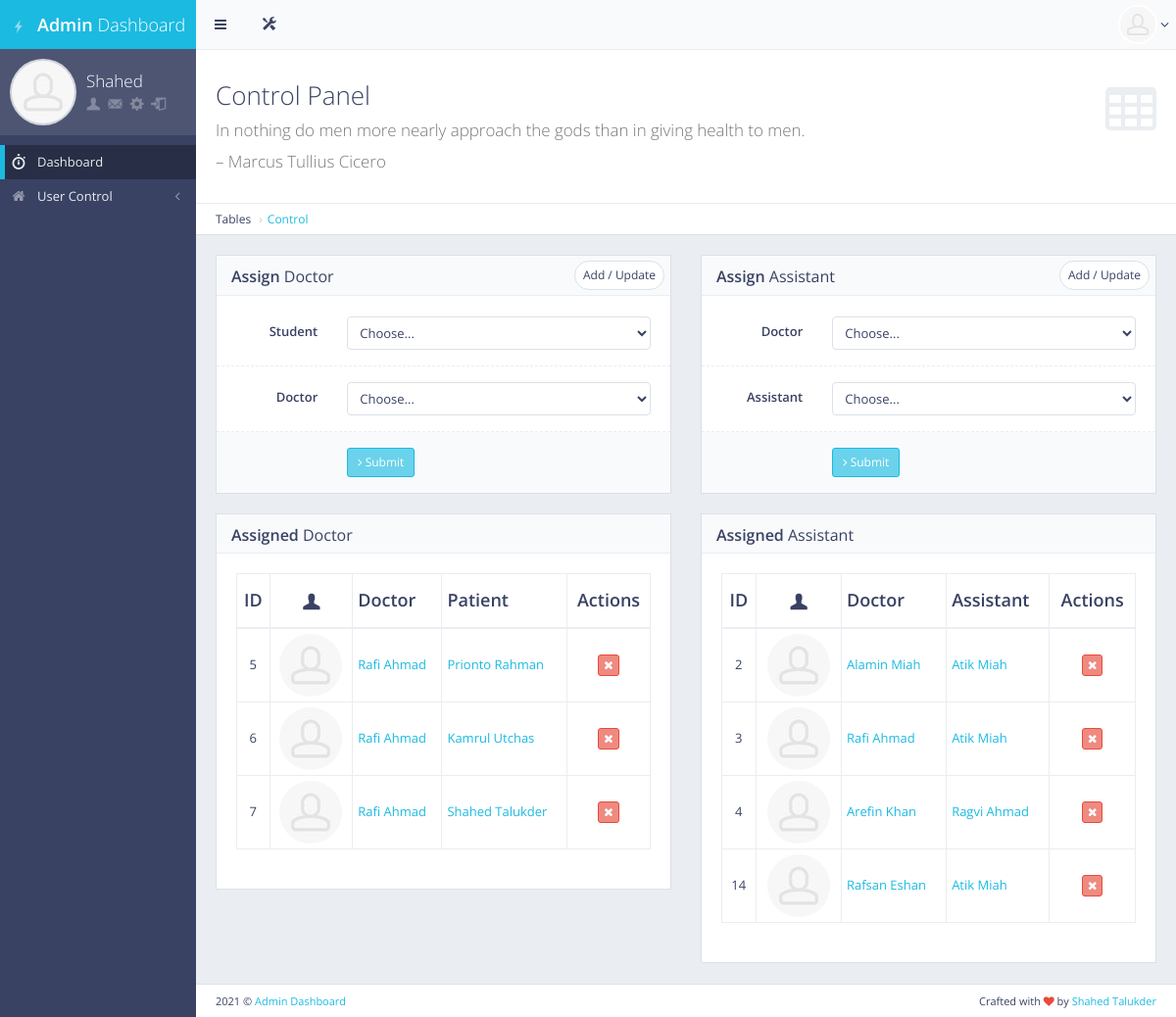
/control_info/ (signed in), run on an earlier commit of the app's database.
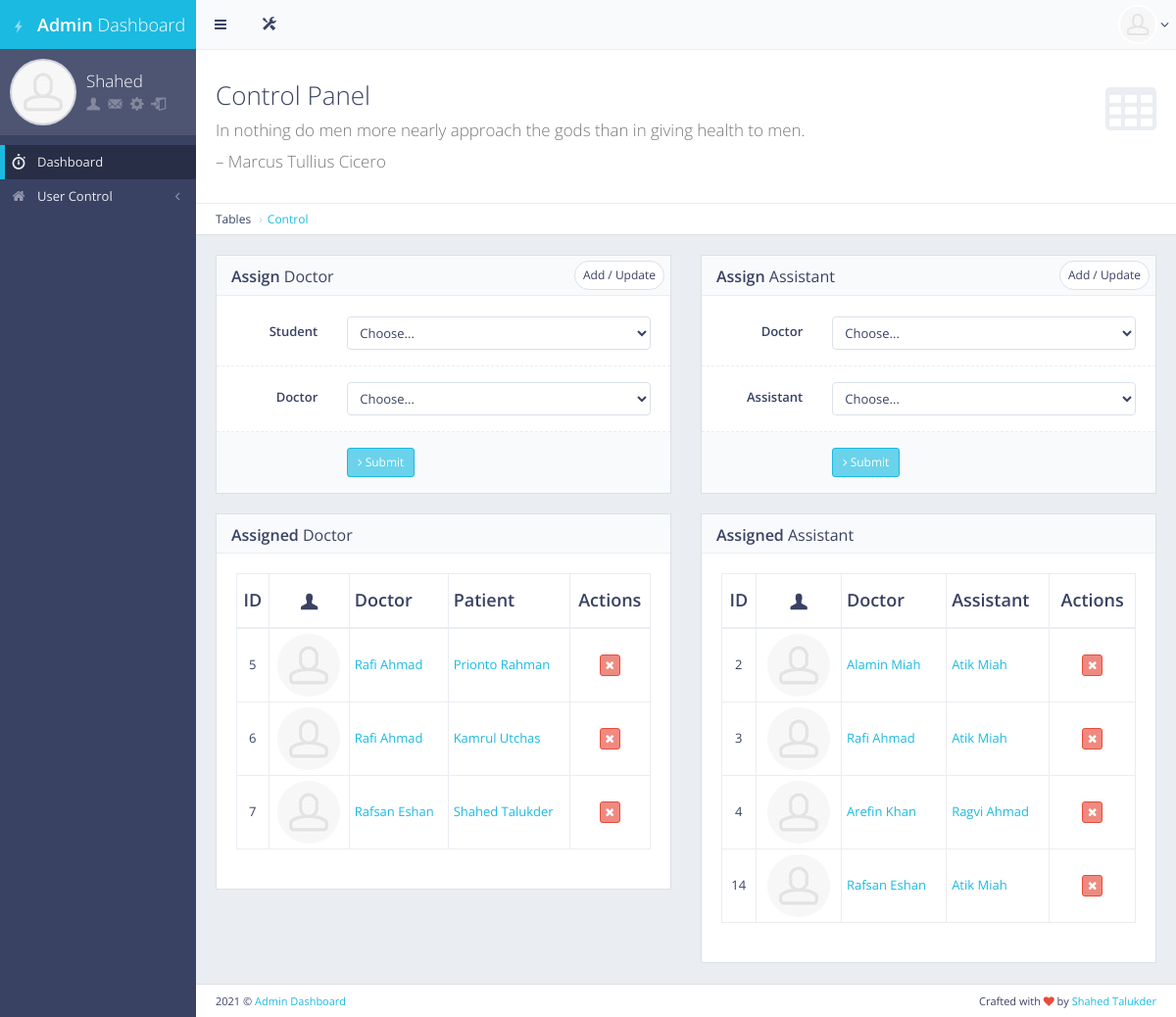
And on a later commit of the database.
### main/models.py (models this page shows, shortened)
class AssignedDoctor(models.Model):
    patient = models.OneToOneField(Student, on_delete=models.CASCADE, primary_key=True)
    doctor = models.ForeignKey(Doctor, on_delete=models.CASCADE, blank=True, null=True, related_name="doctor")
    class Meta:
        db_table = "assigned_doctor"

class Doctor(models.Model):
    employee_id = models.CharField(max_length=120, blank=True, null=True, unique=True)
    user = models.OneToOneField(User, on_delete=models.CASCADE, primary_key=True, related_name="doctor")
    full_name = models.CharField(max_length=200,blank=True, null=True)
    address = models.CharField(max_length=300, blank=True, null=True)
    age = models.CharField(max_length=3, blank=True, null=True)
    phone_no = models.CharField(max_length=100, blank=True, null=True)
    class Meta:
        db_table = "doctor_info"

class Student(models.Model):
    student_id = models.CharField(max_length=120,blank=True, null=True, unique=True)
    user = models.OneToOneField(User, on_delete=models.CASCADE, primary_key=True, related_name="student")
    full_name = models.CharField(max_length=200, blank=True, null=True)
    address = models.CharField(max_length=200, blank=True, null=True)
    age = models.CharField(max_length=200, blank=True, null=True)
    phone_no = models.CharField(max_length=200, blank=True, null=True)
    released = models.BooleanField(default=False)
    on_road = models.BooleanField(default=False)
    class Meta:
        db_table = 'student_info'

class User(AbstractUser):
    is_doctor = models.BooleanField(default=False)
    is_student = models.BooleanField(default=False)
    is_moderator = models.BooleanField(default=False)
    is_assistant = models.BooleanField(default=False)
    is_driver = models.BooleanField(default=False)

### main/views.py (the view, shortened to what this page needs)
# urls.py: path('control_info/',views.control_info, name="control_info"),
def control_info(request):
    if request.user.is_authenticated and request.user.is_superuser:
        doc = Doctor.objects.all()
        pat = Student.objects.all()
        assis = Assistant.objects.all()
        newdoc = AssignedDoctor.objects.all()
        newass = AssignAssistant.objects.all()
        context = {"title":"Control Info","doc":doc,"pat":pat,"assis":assis,"newdoc":newdoc,"newass":newass}
        return render(request, 'control_info.html',context)
    else:
        return redirect('/')

### main/templates/control_info.html (shortened to what the changed rows need)
{%extends 'base.html'%}
{%load static%}
{%block main_content%}
<div id="page-content">
    <div class="content-header">
        <div class="header-section">
            <h1>
                <i class="fa fa-table"></i>Control Panel<br><small>In nothing do men more nearly approach the gods than in giving health to men.</small><br/><small>– Marcus Tullius Cicero</small>
            </h1>
        </div>
    </div>
    <div class="row">
        <div class="col-md-6">
            <div class="block">
                <div class="block-title">
                    <h2><strong>Assign</strong> Doctor</h2>
                </div>
            </div>
        </div>
        <div class="col-md-6">
            <div class="block">
                <div class="block-title">
                    <h2><strong>Assign</strong> Assistant</h2>
                </div>
            </div>
        </div>
    </div>
    <div class="row">
        <div class="col-md-6">
            <div class="block full">
                <div class="block-title">
                    <h2><strong>Assigned</strong> Doctor</h2>
                </div>
                <div class="table-responsive">
                    <table id="example-datatable" class="table table-vcenter table-condensed table-bordered">
                        <thead>
                            <tr>
                                <th class="text-center">ID</th>
                                <th class="text-center"><i class="gi gi-user"></i></th>
                                <th>Doctor</th>
                                <th>Patient</th>
                                <th class="text-center">Actions</th>
                            </tr>
                        </thead>
                        <tbody>
                            {%for i in newdoc%}
                            <tr>
                                <td class="text-center">{{i.patient.user.id}}</td>
                                <td class="text-center"><img src="{%static 'front/'%}img/placeholders/avatars/avatar15.jpg" alt="avatar" class="img-circle"></td>
                                <td><a href="javascript:void(0)">{{i.doctor.full_name | title}}</a></td>
                                <td><a href="javascript:void(0)">{{i.patient.full_name | title}}</a></td>
                                <td class="text-center">
                                    <div class="btn-group">
                                        <a href="{% url 'delete_assigned_doctor' id=i.pk %}" data-toggle="tooltip" title="Delete" class="btn btn-xs btn-danger"><i class="fa fa-times"></i></a>
                                    </div>
                                </td>
                            </tr>
                            {%endfor%}
                        </tbody>
                    </table>
                </div>
            </div>
        </div>
        <div class="col-md-6">
            <div class="block full">
                <div class="block-title">
                    <h2><strong>Assigned</strong> Assistant</h2>
                </div>
                <div class="table-responsive">
                    <table id="example-datatable" class="table table-vcenter table-condensed table-bordered">
                        <thead>
                            <tr>
                                <th class="text-center">ID</th>
                                <th class="text-center"><i class="gi gi-user"></i></th>
                                <th>Doctor</th>
                                <th>Assistant</th>
                                <th class="text-center">Actions</th>
                            </tr>
                        </thead>
                    </table>
                </div>
            </div>
        </div>
    </div>
</div>
{%endblock main_content%}

What changed in the data, as far as the page shows it:
changed AssignedDoctor "Shahed Talukder": doctor.full_name "Rafi Ahmad" → "Rafsan Eshan"
